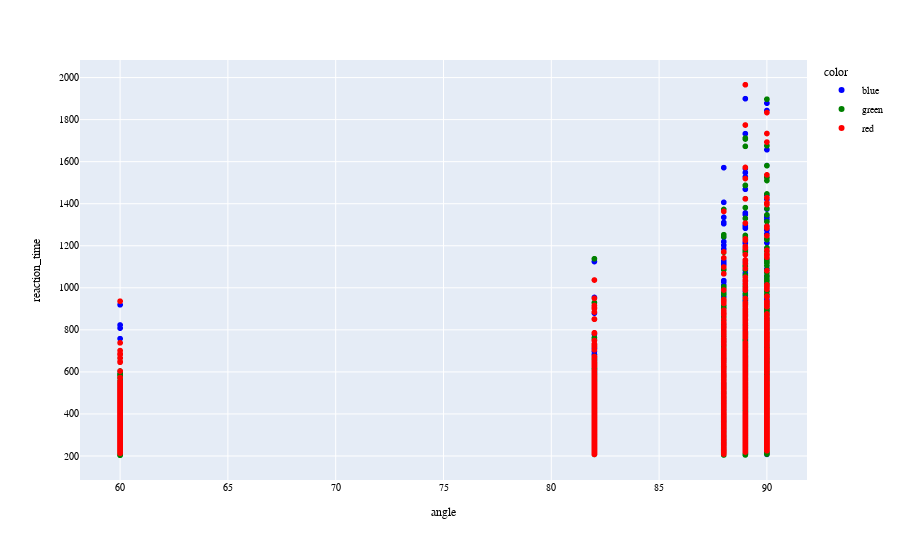

The code cell stored with this chart in its notebook:
### Markdown cell above
# reaction_time points

### Code cell
filter_group = quantile_outlier_filter("reaction_time", lower_q=0.1)
single_filter_df = events_df.groupby(["color", "angle"]).apply(filter_group).drop(columns=["color", "angle"]).reset_index()
fig = px.scatter(single_filter_df, x="angle", y="reaction_time", color="color", color_discrete_map={
                "red": "red",
                "green": "green",
                "blue": "blue"})
fig.update_layout(
    title_x=0.5,
    font= my_font,
                )
fig.show()

### Figure 1 — Plotly figure (JSON) as saved in the notebook; plotly's stock layout.template omitted (floating-point values rounded to 4 significant figures; data arrays with more than 128 entries replaced by an {"elided": "..."} marker saying what was removed)
{"data": [{"hovertemplate": "color=blue<br>angle=%{x}<br>reaction_time=%{y}<extra></extra>", "legendgroup": "blue", "marker": {"color": "blue", "symbol": "circle"}, "mode": "markers", "name": "blue", "showlegend": true, "type": "scattergl", "x": {"elided": "1753 int values"}, "xaxis": "x", "y": {"elided": "1753 float values"}, "yaxis": "y"}, {"hovertemplate": "color=green<br>angle=%{x}<br>reaction_time=%{y}<extra></extra>", "legendgroup": "green", "marker": {"color": "green", "symbol": "circle"}, "mode": "markers", "name": "green", "showlegend": true, "type": "scattergl", "x": {"elided": "1759 int values"}, "xaxis": "x", "y": {"elided": "1759 float values"}, "yaxis": "y"}, {"hovertemplate": "color=red<br>angle=%{x}<br>reaction_time=%{y}<extra></extra>", "legendgroup": "red", "marker": {"color": "red", "symbol": "circle"}, "mode": "markers", "name": "red", "showlegend": true, "type": "scattergl", "x": {"elided": "1745 int values"}, "xaxis": "x", "y": {"elided": "1745 float values"}, "yaxis": "y"}], "layout": {"autosize": true, "font": {"color": "black", "family": "Vazir", "size": 10}, "legend": {"title": {"text": "color"}, "tracegroupgap": 0}, "margin": {"t": 60}, "title": {"x": 0.5}, "xaxis": {"anchor": "y", "autorange": true, "domain": [0, 1], "range": [58.18, 91.82], "title": {"text": "angle"}, "type": "linear"}, "yaxis": {"anchor": "x", "autorange": true, "domain": [0, 1], "range": [67.16, 2102.0], "title": {"text": "reaction_time"}, "type": "linear"}}}
